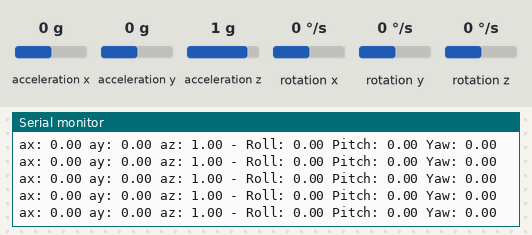
Recording of a sketch running on a simulated Arduino Uno, built with avr-gcc and run on an emulated ATmega328P. On the bench: the last lines printed to the serial monitor. Wiring (inferred from the names in the program): MPU-6050 motion sensor at I2C address 0x68. Inputs (shaded band) come from the test bench; at power-on: acceleration x 0 g, acceleration z 1 g, acceleration y 0 g, rotation x 0 °/s, rotation y 0 °/s, rotation z 0 °/s.

Above: at 1.7 s.
1.8 s: acceleration x set to -1.4 g
At 2.4 s:
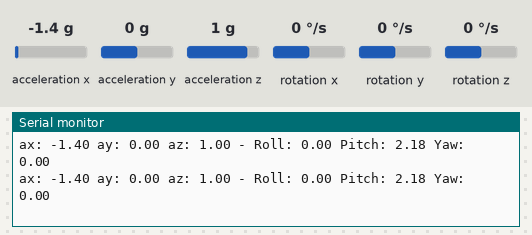
4.8 s: acceleration z set to -1.4 g
At 5.4 s:
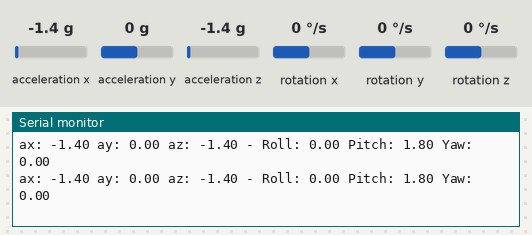
7.8 s: acceleration y set to -1.4 g
At 8.5 s:
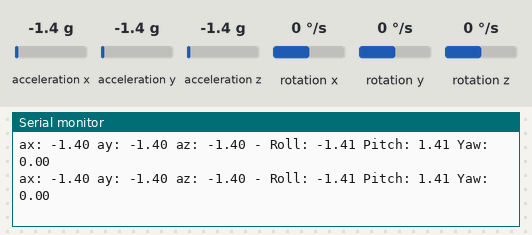
10.8 s: rotation x set to -192 °/s
At 11.3 s:
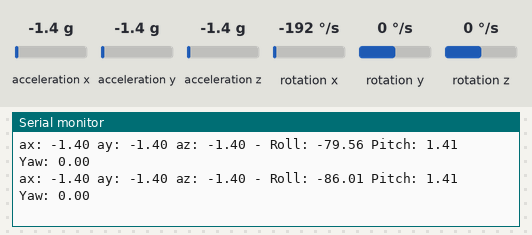
13.8 s: rotation y set to -192 °/s
At 14.9 s:
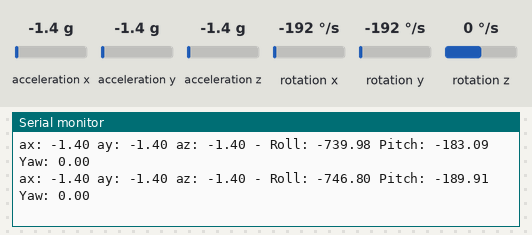
16.8 s: rotation z set to -100 °/s
At 19.4 s:
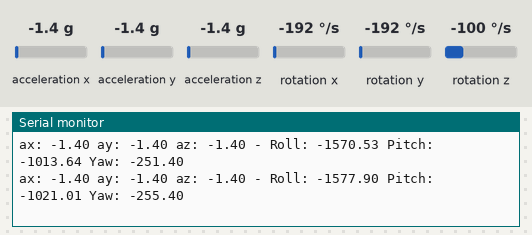
Timing chart, 0 to 20.8 s (numbered marks = the images above; inputs shaded):
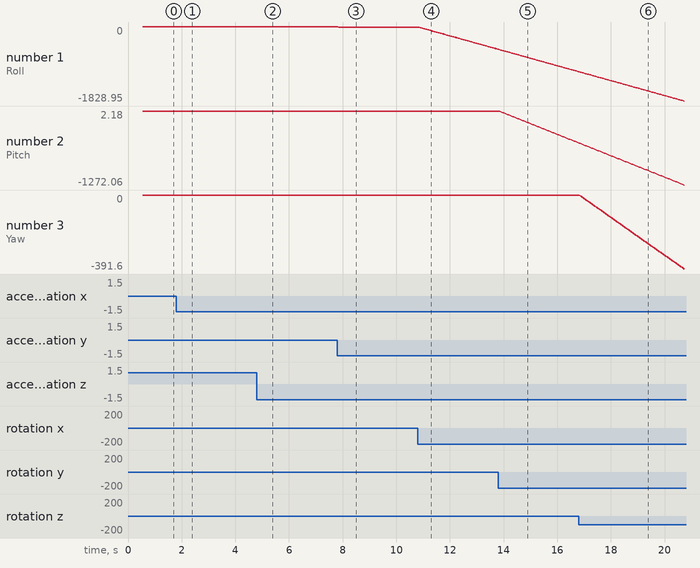

Measured:
- after the input at 1.8 s, the serial monitor: prints a new line after 0.05 s (image 1)
- after the input at 4.8 s, the serial monitor: prints a new line after 0.05 s (image 2)
- after the input at 7.8 s, the serial monitor: prints a new line after 0.06 s (image 3)
- after the input at 10.8 s, the serial monitor: prints a new line after 0.05 s (image 4)
- plotted number 1: 0 → -1.41 after the input at 7.8 s, -1.41 → -548.66 after the input at 10.8 s
- plotted number 2: 0 → 2.18 after the input at 1.8 s, 2.18 → 1.8 after the input at 4.8 s, 1.8 → 1.41 after the input at 7.8 s

The sketch:

myMPU6050.ino
```cpp
/* Arduino MPU6050 Accel controller code */

#include <Wire.h>
const int MPU6050_addr = 0x68; // MPU6050 I2C address: 0x68 if AD0 pin is low or NC, 0x69 if AD0 is pulled high
const float gyroScaleFactor = 131.0;
const float ADC_range = 65536.0;
const float acc_angle_mix = 0.04;
float accl_x, accl_y, accl_z, gyro_x, gyro_y, gyro_z;
float accAngle_x, accAngle_y, gyroAngle_x, gyroAngle_y, gyroAngle_z;
float accOffset_x = 0, accOffset_y = 0, gyroOffset_x = 0, gyroOffset_y = 0, gyroOffset_z = 0;
float roll, pitch, yaw;
float elapsedTime, currentTime, previousTime;


void setup() {
  Serial.begin(19200);                // serial monitor baud rate
  Wire.begin();                      // initialize I2C
  Wire.beginTransmission(MPU6050_addr);     // start communication with MPU6050 // MPU=0x68
  Wire.write(0x6B);                  // point to the register 6B  // PWR_MGMT1  R/W    b7:reset, 6:sleep, 5:cyclem 4/ 3:Temp_dis, b2,1,0: clk_sel[2:0]
  Wire.write(0x00);                  // write 00 to register 6B to reset the device
  Wire.endTransmission(true);        // terminate transmission, release the I2C bus
  calibrate_IMU();                   // call initial calibration
  currentTime = millis();   // get initial current time reading in milli secs.
}

void loop() {
  readAccelData();  // obtain accl_x, accl_y and accl_z;
  getAcclAngles();   // calculate accelerometer inclination angles for gyro drift correction
   // apply calibration offsets
  accAngle_x -= accOffset_x;
  accAngle_y -= accOffset_y;

  readGyroData();  // obtain gyro_x, gyro_y and gyro_z;
  // apply calibration offsets
  gyro_x = gyro_x - gyroOffset_x;
  gyro_y = gyro_y - gyroOffset_y;
  gyro_z = gyro_z - gyroOffset_z;

  previousTime = currentTime;        // store prev. time
  currentTime = millis();            // current time in milliseconds
  elapsedTime = (currentTime - previousTime) / 1000; // get elapsed time in seconds

  // use elapsed time to convert raw rad/s readings to roll, pitch and yaw angles
  gyroAngle_x += gyro_x * elapsedTime;
  gyroAngle_y += gyro_y * elapsedTime;
  yaw += gyro_z * elapsedTime;
  //mix in accelerometer angle data to minimize drift
  roll = (1.0 - acc_angle_mix) * gyroAngle_x + acc_angle_mix * accAngle_x;
  pitch = (1.0 - acc_angle_mix) * gyroAngle_y + acc_angle_mix * accAngle_y;

  // Print outputs
  Serial.print("ax: ");
  Serial.print(accl_x);
  Serial.print(" ay: ");
  Serial.print(accl_y);
  Serial.print(" az: ");
  Serial.print(accl_z);
  Serial.print(" - Roll: ");
  Serial.print(roll);
  Serial.print(" Pitch: ");
  Serial.print(pitch);
  Serial.print(" Yaw: ");
  Serial.println(yaw);
}

void calibrate_IMU() {
  // Function to calculate accel. and gyro. offsets. The sensor must be flat and stationary when this subroutine runs initially.
  const int avgLen = 200;
  // Read accelerometer values avgLen (averaging length) times
  for(int i = 0; i < avgLen; i++) {
    readAccelData();    // obtain accl_x, accl_y and accl_z;
    // accumulate readings
    getAcclAngles();
    accOffset_x += accAngle_x;
    accOffset_y += accAngle_y;
  }
  //calculate the averaged accelerator offsets
  accOffset_x = accOffset_x / avgLen;
  accOffset_y = accOffset_y / avgLen;

  // Read gyro values avgLen (averaging length) times
  for(int i = 0; i < avgLen; i++) {
    readGyroData();  // obtain gyro_x, gyro_y and gyro_z;
    // accumulate readings
    gyroOffset_x += gyro_x;
    gyroOffset_y += gyro_y;
    gyroOffset_z += gyro_z;
  }
  //calculate the averaged gyro offsets
  gyroOffset_x = gyroOffset_x / avgLen;
  gyroOffset_y = gyroOffset_y / avgLen;
  gyroOffset_z = gyroOffset_z / avgLen;
  // Print the offset values
  Serial.print("accOffset_x: ");
  Serial.println(accOffset_x);
  Serial.print("accOffset_y: ");
  Serial.println(accOffset_y);
  Serial.print("gyroOffset_x: ");
  Serial.println(gyroOffset_x);
  Serial.print("gyroOffset_y: ");
  Serial.println(gyroOffset_y);
  Serial.print("gyroOffset_z: ");
  Serial.println(gyroOffset_z);
}

void readAccelData() {
  Wire.beginTransmission(MPU6050_addr);
  Wire.write(0x3B);  // accel_xout_h: accel_xout[15:8]   => point to register 3B
  Wire.endTransmission(false);   // stop current transmission, keep connection active
  Wire.requestFrom(MPU6050_addr, 6, true); // read next the 6 register values: accel_xout_h, accel_xout_l, accel_yout_h, accel_yout_l, accel_zout_h, accel_zout_l
  // Default sensitivity range is +/-2g. With 2^16 bit ADC, 1g corresponds to 2^14 ADC counts
  accl_x = (Wire.read() << 8 | Wire.read()) / (ADC_range / 4);
  accl_y = (Wire.read() << 8 | Wire.read()) / (ADC_range / 4);
  accl_z = (Wire.read() << 8 | Wire.read()) / (ADC_range / 4);
}

void readGyroData() {
  Wire.beginTransmission(MPU6050_addr);
  Wire.write(0x43);  // gyro_xout_h: gyro_xout[15:8]   => point to register 43
  Wire.endTransmission(false);   // stop current transmission, keep connection active
  Wire.requestFrom(MPU6050_addr, 6, true);  // read the next 6 register values: gyro_xout_h, gyro_xout_l, gyro_yout_h, gyro_yout_l, gyro_zout_h, gyro_zout_l
  // Gyroscope sensitivity scale factor is 131. This provides a 250deg/s range.
  gyro_x = (Wire.read() << 8 | Wire.read()) / gyroScaleFactor;
  gyro_y = (Wire.read() << 8 | Wire.read()) / gyroScaleFactor;
  gyro_z = (Wire.read() << 8 | Wire.read()) / gyroScaleFactor;
}

void getAcclAngles() {  // calculate inclination angles
   accAngle_x = atan(accl_y / sqrt(pow(accl_x, 2) + pow(accl_z, 2))) * 180 / PI;
   accAngle_y = atan(-1 * accl_x / sqrt(pow(accl_y, 2) + pow(accl_z, 2))) * 180 / PI;
}
```
